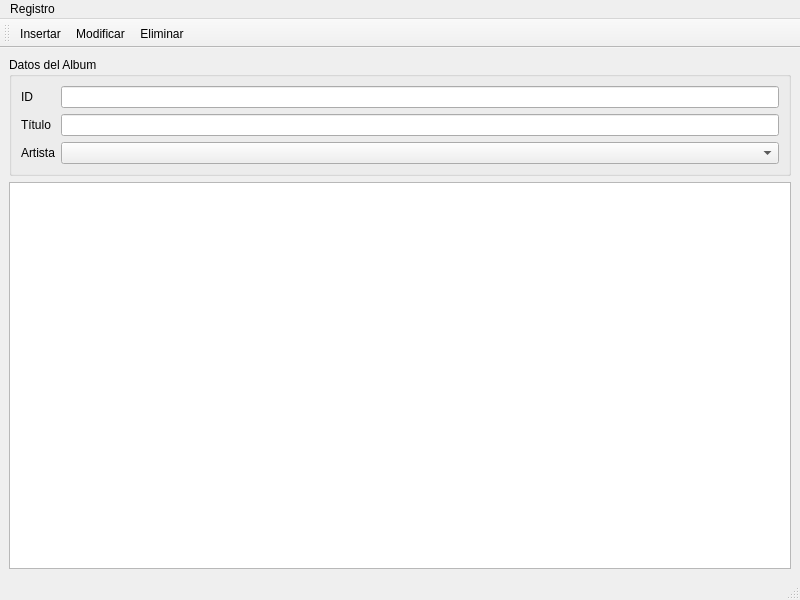
<?xml version="1.0" encoding="UTF-8"?>
<ui version="4.0">
 <class>MainWindow</class>
 <widget class="QMainWindow" name="MainWindow">
  <property name="geometry">
   <rect>
    <x>0</x>
    <y>0</y>
    <width>800</width>
    <height>600</height>
   </rect>
  </property>
  <property name="windowTitle">
   <string>MainWindow</string>
  </property>
  <widget class="QWidget" name="centralwidget">
   <layout class="QVBoxLayout" name="verticalLayout_2">
    <item>
     <widget class="QGroupBox" name="groupBox">
      <property name="title">
       <string>Datos del Album</string>
      </property>
      <layout class="QFormLayout" name="formLayout">
       <item row="0" column="0">
        <widget class="QLabel" name="label">
         <property name="text">
          <string>ID</string>
         </property>
        </widget>
       </item>
       <item row="0" column="1">
        <widget class="QLineEdit" name="lineEdit_ID"/>
       </item>
       <item row="1" column="0">
        <widget class="QLabel" name="label_2">
         <property name="text">
          <string>Título</string>
         </property>
        </widget>
       </item>
       <item row="1" column="1">
        <widget class="QLineEdit" name="lineEdit_Title"/>
       </item>
       <item row="2" column="0">
        <widget class="QLabel" name="label_3">
         <property name="text">
          <string>Artista</string>
         </property>
        </widget>
       </item>
       <item row="2" column="1">
        <widget class="QComboBox" name="comboBox_Artist"/>
       </item>
      </layout>
     </widget>
    </item>
    <item>
     <widget class="QTableView" name="tabla"/>
    </item>
   </layout>
  </widget>
  <widget class="QMenuBar" name="menubar">
   <property name="geometry">
    <rect>
     <x>0</x>
     <y>0</y>
     <width>800</width>
     <height>24</height>
    </rect>
   </property>
   <widget class="QMenu" name="menuRegistro">
    <property name="title">
     <string>Registro</string>
    </property>
    <addaction name="actionInsertar"/>
    <addaction name="actionModificar"/>
    <addaction name="actionEliminar"/>
   </widget>
   <addaction name="menuRegistro"/>
  </widget>
  <widget class="QStatusBar" name="statusbar"/>
  <widget class="QToolBar" name="toolBar">
   <property name="windowTitle">
    <string>toolBar</string>
   </property>
   <attribute name="toolBarArea">
    <enum>TopToolBarArea</enum>
   </attribute>
   <attribute name="toolBarBreak">
    <bool>false</bool>
   </attribute>
   <addaction name="actionInsertar"/>
   <addaction name="actionModificar"/>
   <addaction name="actionEliminar"/>
  </widget>
  <action name="actionInsertar">
   <property name="icon">
    <iconset resource="resources.qrc">
     <normaloff>:/icons/database--plus.png</normaloff>:/icons/database--plus.png</iconset>
   </property>
   <property name="text">
    <string>Insertar</string>
   </property>
   <property name="shortcut">
    <string>Ctrl+I</string>
   </property>
  </action>
  <action name="actionModificar">
   <property name="icon">
    <iconset resource="resources.qrc">
     <normaloff>:/icons/database--arrow.png</normaloff>:/icons/database--arrow.png</iconset>
   </property>
   <property name="text">
    <string>Modificar</string>
   </property>
   <property name="shortcut">
    <string>Ctrl+M</string>
   </property>
  </action>
  <action name="actionEliminar">
   <property name="icon">
    <iconset resource="resources.qrc">
     <normaloff>:/icons/database--minus.png</normaloff>:/icons/database--minus.png</iconset>
   </property>
   <property name="text">
    <string>Eliminar</string>
   </property>
   <property name="shortcut">
    <string>Ctrl+D</string>
   </property>
  </action>
 </widget>
 <resources>
  <include location="resources.qrc"/>
 </resources>
 <connections/>
</ui>
